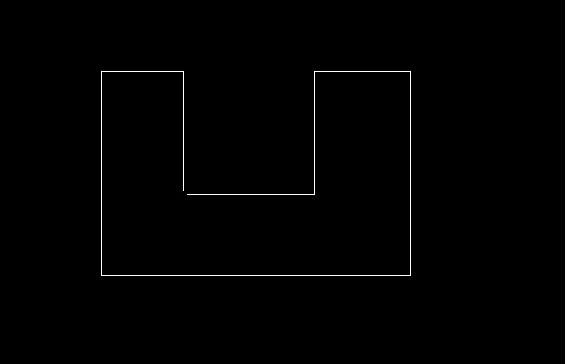
#> input picture versions/V1.1/complexSample.jpg, 565 x 364 px, found by its file name
$ python py_traceTheContour.py
#> lines starting #> are read from the running program, lines starting #| are printed output that depends on the picture; after the words box and inside, x2 and y2 are one past the last pixel; in counts of white or black regions, pixels touching at a corner belong together
### versions/V1.1/Components/py_getArea.py
# -*- coding: utf-8 -*-

import numpy as np

def sumArea(Points):
    area = 0
    startingPoint = np.array((4000, 4000))
    # startingPoint = Points[0]
    temp = Points[-1]
    for p in Points:
        area += 0.5 * np.cross(temp - startingPoint, p - temp)
        temp = p

    return abs(area)

### versions/V1.1/Components/py_traceTheContour.py
# -*- coding: utf-8 -*-

import cv2
import numpy as np


neighbors = np.array([[-1, 0], [0, 1], [1, 0], [0, -1],
                      [-1, -1], [-1, 1], [1, -1], [1, 1]], dtype=np.int8)


def existPoint(Visited, x, y):
    for p in Visited:
        if p[0] == x and p[1] == y:
            return True

    return False


def findNextPoint(Image, x, y, Points):
    for n in neighbors:
        x1 = x + n[0]
        y1 = y + n[1]
        if 0 <= x1 <= Image.shape[0] and 0 <= y1 <= Image.shape[1]:
            print(str(x1) + ', ' + str(y1))
            print('Pixel value:', Image[x1][y1])
            if Image[x1][y1]:
                if not existPoint(Points, x1, y1):
                    print('found')
                    return x1, y1

    return None


def searchForNearestPoint(Image, StartingPoint, Points, Range=20):
    # This function searches for the nearest point

    # Create a list for visited pixels, a list for the queue
    visited = Points[1:].copy()
    queue = visited[-2:].copy()

    # Search in the queue
    while len(queue):
        # Get and remove the first element of the queue
        s = queue[0]
        queue = np.delete(queue, 0, 0)

        # Check the neighbor pixels of the current pixel
        for n in neighbors:
            x1 = s[0] + n[0]
            y1 = s[1] + n[1]
            print('Searching for the nearest point at: ' + str(x1) + ', ' + str(y1))
            if 0 <= x1 <= Image.shape[0] and 0 <= y1 <= Image.shape[1]:

                if not existPoint(visited, x1, y1):
                    # If the pixel has not been visited
                    queue = np.vstack((queue, [x1, y1]))
                    visited = np.vstack((visited, [x1, y1]))
                    # Check if the pixel is an edge
                    if Image[x1][y1]:
                        return x1, y1
                else:
                    # If the pixel has been visited
                    # Check if the pixel is the first point of the contour
                    if x1 == Points[0][0] and y1 == Points[0][1]:
                        return x1, y1

        # If the searching range exceeded the range, end the search
        if abs(queue[-1][-2] - StartingPoint[0]) > Range:
            return None


def drawTheContour(Size, Points, Background=None, CloseLoop=False):
    # This function draws the contour on a black background

    # Create a black background
    if Background is None:
        black = np.zeros([Size[0], Size[1], 3], dtype=np.uint8)
    else:
        black = Background.copy()

    temp = Points[0]
    firstPoint = Points[0]
    for i in range(len(Points)):
        point = Points[i]
        cv2.line(black, (temp[1], temp[0]), (point[1], point[0]), (0, 0, 255), 3)
        temp = point

    if CloseLoop:
        cv2.line(black, (temp[1], temp[0]), (firstPoint[1], firstPoint[0]), (0, 0, 255), 3)

    return black


def traceTheContour(Image, StartingPoint, Points=None):
    # This function trace a contour from a given starting point

    # Create a list to store the points
    if Points is None:
        Points = np.array([(StartingPoint[0], StartingPoint[1])], dtype=np.uint32)
    isClosedLoop = False

    # Tracing points
    nextPoint = list(Points[-1])
    while True:
        nextPoint = findNextPoint(Image, nextPoint[0], nextPoint[1], Points)
        if nextPoint is not None:
            print('return: ' + str(nextPoint[0]) + ', ' + str(nextPoint[1]))
            Points = np.vstack((Points, [nextPoint[0], nextPoint[1]]))
            print('Points\' shape: ' + str(Points.shape))
        else:
            # Check if the last point is next to the first point
            for n in neighbors:
                x1 = Points[-1][-2] + n[0]
                y1 = Points[-1][-1] + n[1]
                if x1 == Points[0][0] and y1 == Points[0][1]:
                    isClosedLoop = True
                    print('Closed')
                    return Points, isClosedLoop

            # If the last point is not next to the first point
            # Try to search for the nearest edge in the given range
            if not isClosedLoop:
                nearestPoint = searchForNearestPoint(Image, (Points[-1][-2], Points[-1][-1]), Points)
                if nearestPoint is not None:
                    print('Nearest point found: ' + str(nearestPoint[0]) + ', ' + str(nearestPoint[1]))
                    Points = np.vstack((Points, [nearestPoint[0], nearestPoint[1]]))
                    # Check if the point is the first point
                    if nearestPoint[0] == Points[0][0] and nearestPoint[1] == Points[0][1]:
                        isClosedLoop = True
                        print('Closed')
                        return Points, isClosedLoop
                    return traceTheContour(Image, (nearestPoint[0], nearestPoint[1]), Points)
                else:
                    return Points, isClosedLoop


if __name__ == '__main__':
    # fileName = 'temp.jpg'
    fileName = 'complexSample.jpg'
    image = cv2.imread(fileName, 0)
#> image is the input picture: shape (364, 565); min 0, max 255, mean 1.6
    cv2.imshow('aaa', image)
    cv2.waitKey(0)
    cv2.destroyAllWindows()
    startingPoint = (72, 102)
    # startingPoint = (13, 312)
    ret, image = cv2.threshold(image, 127, 255, cv2.THRESH_BINARY)
#> image: shape (364, 565); 0.62% white in thin lines or dots, all inside (x1, y1, x2, y2) = (101, 71, 411, 276)
    contour, closedLoop = traceTheContour(image, startingPoint)
#> the loop in traceTheContour, `while True:` made 202 passes
#> (printed output is left out)
#> after the loop in traceTheContour, `while True:`: Points = 203 pairs, first value 71 to 194, second value 102 to 187; nearestPoint = (194, 187)
#> contour = 1266 pairs, first value 71 to 275, second value 101 to 410; closedLoop = True

    import py_getArea
    print(py_getArea.sumArea(contour))
#> in sumArea, `temp = Points[-1]`: temp = [71, 101]
#> the loop in sumArea, `for p in Points:` made 1266 passes
#> (area, temp) on passes 1 to 3: (-15, [72, 102]), (-1964, [71, 102]), (-3928.5, [71, 103])
#> after the loop in sumArea, `for p in Points:`: area = -46930.5

    print('isClosedContour: ' + str(closedLoop))
    size = image.shape[:2]
#> size = (364, 565)
    res = drawTheContour(size, contour)
#> in drawTheContour, `temp = Points[0]`: temp = [72, 102]
#> the loop in drawTheContour, `for i in range(len(Points)):` made 1266 passes
#> temp on passes 1 to 3: [72, 102], [71, 102], [71, 103]
#> after the loop in drawTheContour, `for i in range(len(Points)):`:
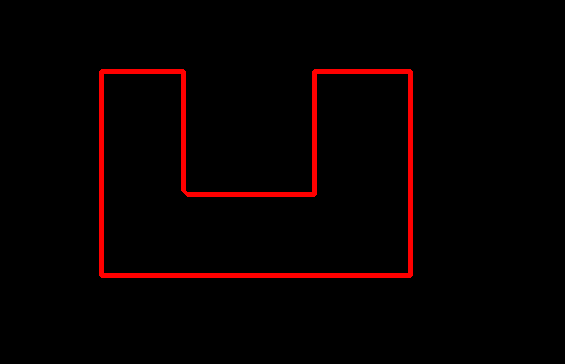
#> black: shape (364, 565, 3); mean of channels 0, 1, 2 0, 0, 7.8; drawn as B, G, R

    fileName = fileName.split('.')[0] + '_contour.jpg'
    # cv2.imwrite(fileName, res)
    cv2.imshow(fileName, res)

    cv2.waitKey(0)
    cv2.destroyAllWindows()

$ run again, with versions/V1.1/curve.jpg copied over versions/V1.1/complexSample.jpg
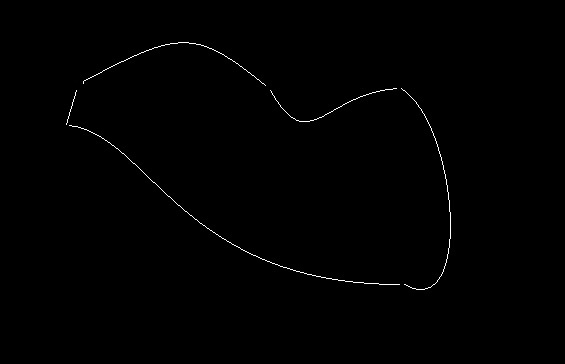
#> input picture versions/V1.1/curve.jpg, 565 x 364 px, found by its file name
#> image is the input picture: shape (364, 565); min 0, max 255, mean 1.2
#> image: shape (364, 565); 0.44% white in thin lines or dots, all inside (x1, y1, x2, y2) = (66, 42, 451, 290)
#> the loop in traceTheContour, `while True:` made 165 passes
#> (printed output is left out)
#> after the loop in traceTheContour, `while True:`: Points = 166 pairs, first value 42 to 90, second value 102 to 270; nearestPoint = (90, 270)
#> contour = 911 pairs, first value 42 to 289, second value 67 to 450; closedLoop = True
#> in sumArea, `temp = Points[-1]`: temp = [72, 101]
#> the loop in sumArea, `for p in Points:` made 911 passes
#> (area, temp) on passes 1 to 3: (-1964, [72, 102]), (-3913, [71, 102]), (-7826.5, [70, 103])
#> after the loop in sumArea, `for p in Points:`: area = -56946.5
#> in drawTheContour, `temp = Points[0]`: temp = [72, 102]
#> the loop in drawTheContour, `for i in range(len(Points)):` made 911 passes
#> temp on passes 1 to 3: [72, 102], [71, 102], [70, 103]
#> after the loop in drawTheContour, `for i in range(len(Points)):`:
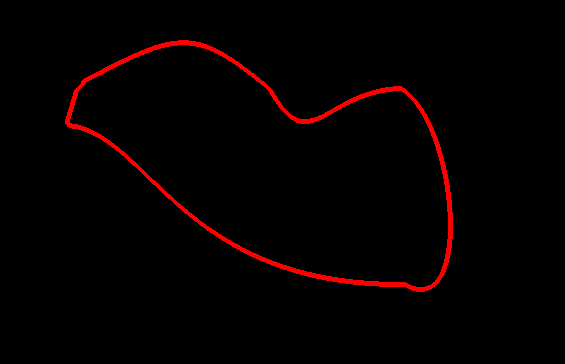
#> black: shape (364, 565, 3); mean of channels 0, 1, 2 0, 0, 5.8; drawn as B, G, R
